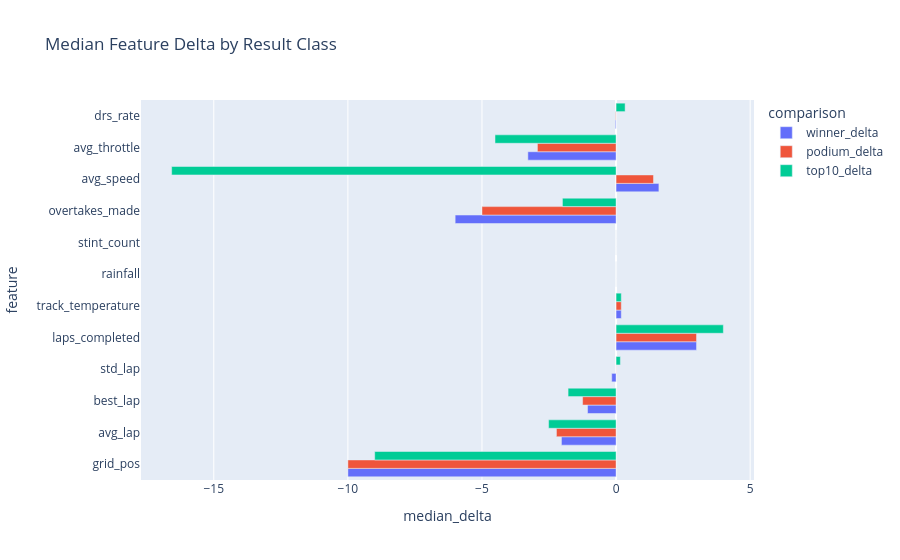

Notebook cell for this chart:
### Code cell
contrast_plot = contrast_df[["feature", "winner_delta", "podium_delta", "top10_delta"]].melt(
    id_vars="feature",
    var_name="comparison",
    value_name="median_delta",
)
fig = px.bar(
    contrast_plot,
    x="median_delta",
    y="feature",
    color="comparison",
    barmode="group",
    orientation="h",
    title="Median Feature Delta by Result Class",
)
fig.write_html(OUTPUT_CHARTS / "result_class_feature_contrast.html", include_plotlyjs="cdn")
fig.show()

### Figure 1 — Plotly figure (JSON) as saved in the notebook; plotly's stock layout.template omitted (floating-point values rounded to 4 significant figures)
{"data": [{"alignmentgroup": "True", "hovertemplate": "comparison=winner_delta<br>median_delta=%{x}<br>feature=%{y}<extra></extra>", "legendgroup": "winner_delta", "marker": {"color": "#636efa", "pattern": {"shape": ""}}, "name": "winner_delta", "offsetgroup": "winner_delta", "orientation": "h", "showlegend": true, "textposition": "auto", "type": "bar", "x": [-10.0, -2.038, -1.063, -0.1624, 3.0, 0.1944, 0.0, 0.0, -6.0, 1.597, -3.289, -0.0275], "xaxis": "x", "y": ["grid_pos", "avg_lap", "best_lap", "std_lap", "laps_completed", "track_temperature", "rainfall", "stint_count", "overtakes_made", "avg_speed", "avg_throttle", "drs_rate"], "yaxis": "y"}, {"alignmentgroup": "True", "hovertemplate": "comparison=podium_delta<br>median_delta=%{x}<br>feature=%{y}<extra></extra>", "legendgroup": "podium_delta", "marker": {"color": "#EF553B", "pattern": {"shape": ""}}, "name": "podium_delta", "offsetgroup": "podium_delta", "orientation": "h", "showlegend": true, "textposition": "auto", "type": "bar", "x": [-10.0, -2.223, -1.248, 0.00382, 3.0, 0.1944, 0.0, 0.0, -5.0, 1.395, -2.933, -0.0143], "xaxis": "x", "y": ["grid_pos", "avg_lap", "best_lap", "std_lap", "laps_completed", "track_temperature", "rainfall", "stint_count", "overtakes_made", "avg_speed", "avg_throttle", "drs_rate"], "yaxis": "y"}, {"alignmentgroup": "True", "hovertemplate": "comparison=top10_delta<br>median_delta=%{x}<br>feature=%{y}<extra></extra>", "legendgroup": "top10_delta", "marker": {"color": "#00cc96", "pattern": {"shape": ""}}, "name": "top10_delta", "offsetgroup": "top10_delta", "orientation": "h", "showlegend": true, "textposition": "auto", "type": "bar", "x": [-9.0, -2.516, -1.79, 0.1603, 4.0, 0.1944, 0.0, 0.0, -2.0, -16.57, -4.514, 0.3373], "xaxis": "x", "y": ["grid_pos", "avg_lap", "best_lap", "std_lap", "laps_completed", "track_temperature", "rainfall", "stint_count", "overtakes_made", "avg_speed", "avg_throttle", "drs_rate"], "yaxis": "y"}], "layout": {"barmode": "group", "legend": {"title": {"text": "comparison"}, "tracegroupgap": 0}, "title": {"text": "Median Feature Delta by Result Class"}, "xaxis": {"anchor": "y", "domain": [0.0, 1.0], "title": {"text": "median_delta"}}, "yaxis": {"anchor": "x", "domain": [0.0, 1.0], "title": {"text": "feature"}}}}
